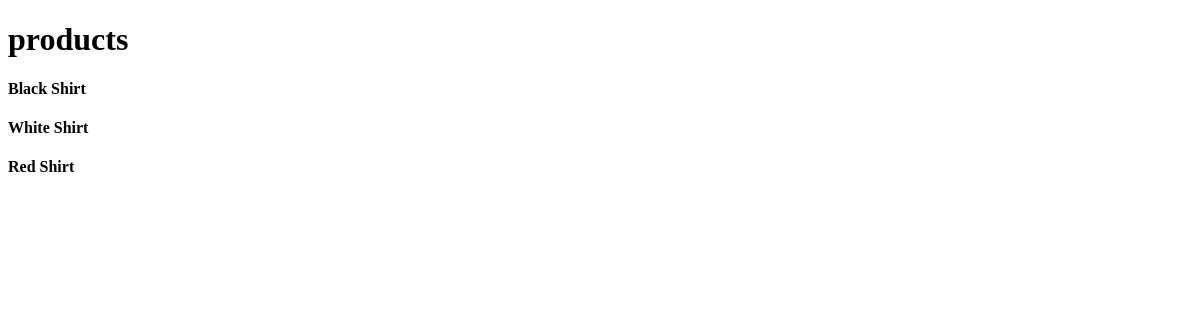
The app's page /, older data.
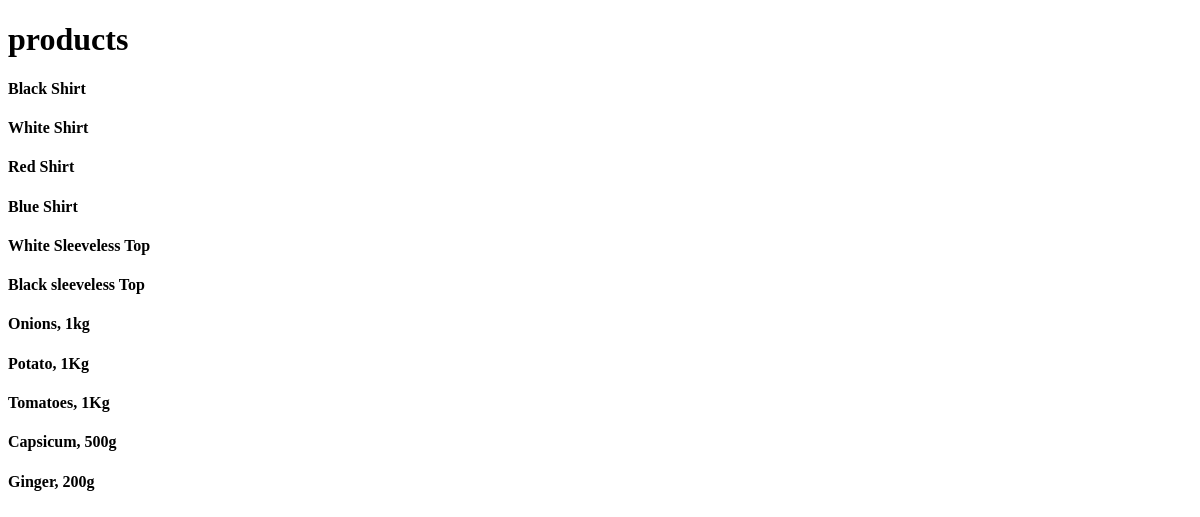
The same page, newer data.
### store/models/product.py (models this page shows)
class Product(models.Model):
    name = models.CharField(max_length=50)
    price = models.IntegerField(default=0)
    category = models.ForeignKey(Category, on_delete=models.CASCADE, default=1)
    description = models.CharField(max_length=200, default=" ", null=True, blank=True)
    image = models.ImageField(upload_to='uploads/products/')
    def __str__(self):
        return f"{self.name}"

### store/views.py (the view)
# urls.py: path('', index, name="index"),
def index(request):
    products = Product.objects.all()
    print(products)
    return render(request, 'index.html', {'products' : products})

### store/templates/index.html (shortened to what this page needs)
<!DOCTYPE html>
<html lang="en">
<head>
</head>
<body>
    <h1>products</h1>
    {%for product in products%}
        <h4>{{product}}</h4>
    {% endfor %}
</body>
</html>

Row changes from the older to the newer data that the page shows:
added Product: name "Blue Shirt"
added Product: name "White Sleeveless Top"
added Product: name "Black sleeveless Top"
added Product: name "Onions, 1kg"
added Product: name "Potato, 1Kg"
added Product: name "Tomatoes, 1Kg"
added Product: name "Capsicum, 500g"
added Product: name "Ginger, 200g"
